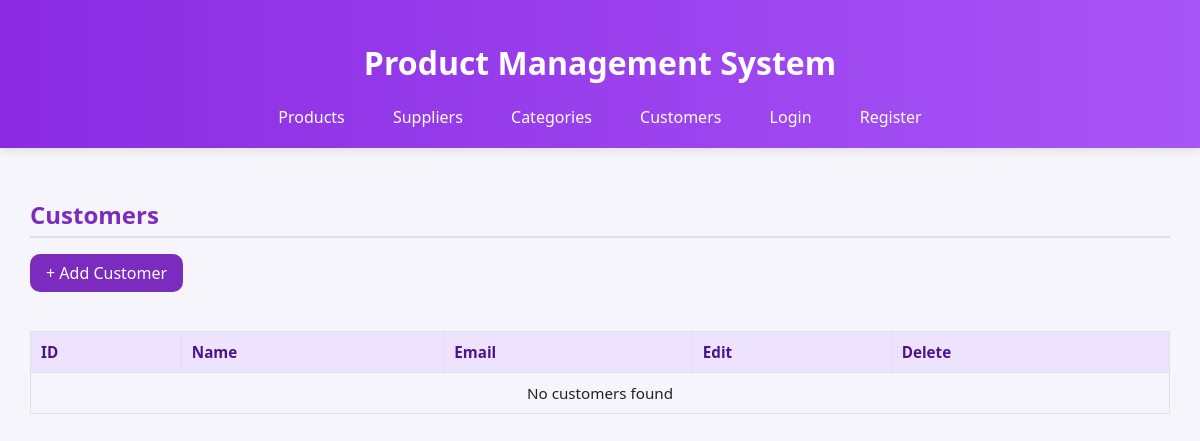
/customers, run on an earlier commit of the app's database.
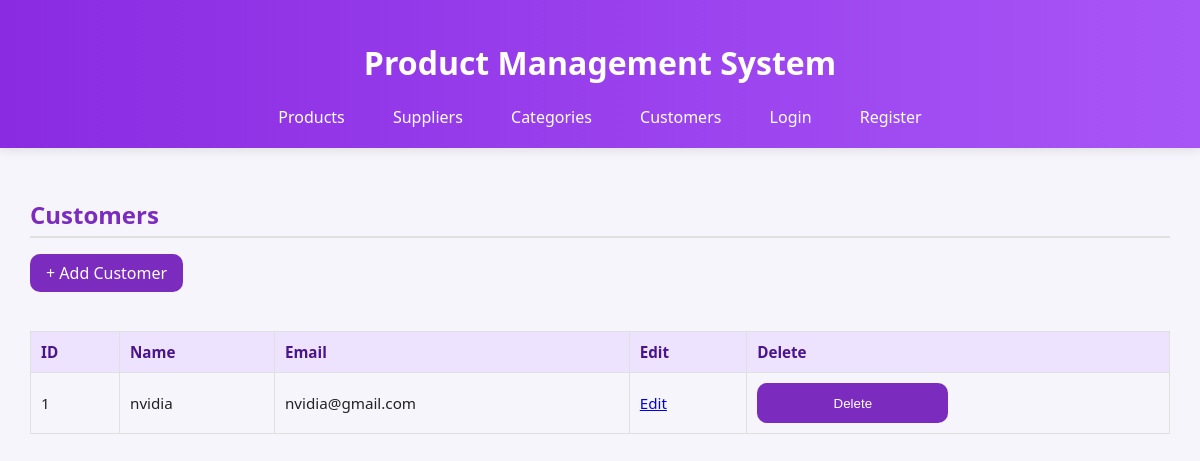
And on a later commit of the database.
### models.py (models this page shows)
class Customer(db.Model):
    id = db.Column(db.Integer, primary_key=True)
    name = db.Column(db.String(120), nullable=False)
    email = db.Column(db.String(120))

### routes.py (the view)
@app.route('/customers')
def customers():
    customers = Customer.query.all()
    return render_template('customers.html', customers=customers)

### routes.py (called while the page is built)
@app.context_processor
def inject_user_status():
    return {'logged_in': 'user_id' in session}

### templates/customers.html (shortened to what this page needs)
{% extends "base.html" %}
{% block content %}
<div class="card">
  <div class="card-header">
    <h2>Customers</h2>
    <a href="{{ url_for('add_customer') }}" class="btn-add">+ Add Customer</a>
  </div>
  <table class="styled-table">
    <thead>
      <tr>
        <th>ID</th>
        <th>Name</th>
        <th>Email</th>
        <th>Edit</th>
        <th>Delete</th>
      </tr>
    </thead>
    <tbody>
      {% for customer in customers %}
      <tr>
        <td>{{ customer.id }}</td>
        <td>{{ customer.name }}</td>
        <td>{{ customer.email or '' }}</td>
        <td><a href="{{ url_for('edit_item', model='customer', item_id=customer.id) }}" class="btn-edit">Edit</a></td>
        <td>
          <form method="POST" action="{{ url_for('delete_item', model='customer', item_id=customer.id) }}" onsubmit="return confirm('Delete this customer?');">
            <button type="submit" class="btn-delete">Delete</button>
          </form>
        </td>
      </tr>
      {% else %}
      <tr><td colspan="5" style="text-align:center;">No customers found</td></tr>
      {% endfor %}
    </tbody>
  </table>
</div>
{% endblock %}

What changed in the data, as far as the page shows it:
added Customer: id "1", name "nvidia", email "nvidia@gmail.com"
Also different on the page:
text no longer shown: "No customers found"
